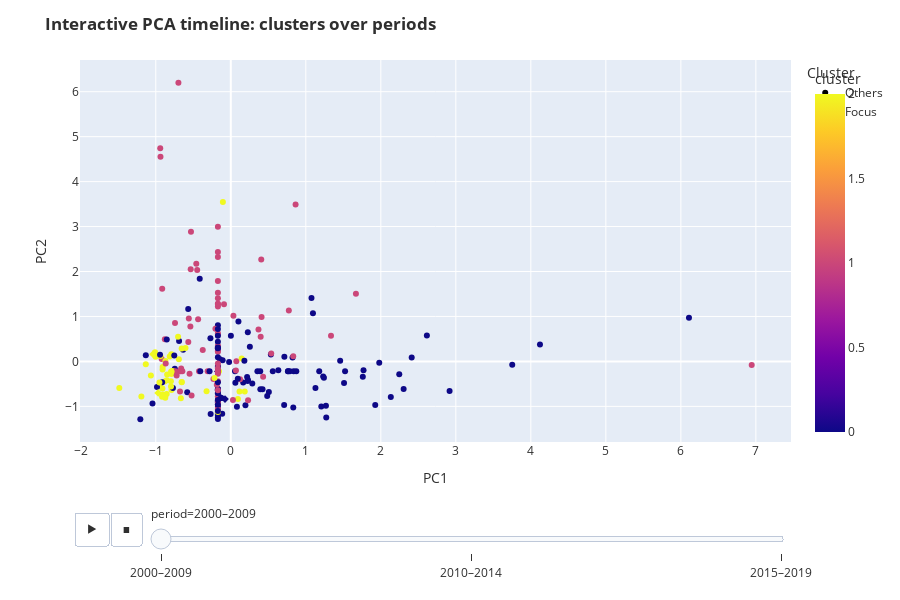

The notebook cell saved with this chart:
### Markdown cell above
# Section 6 — Interactive PCA Timeline (Markdown)

An animated PCA using your Task-1 plotdata: slider = period, hover = country details, color = cluster. This connects membership and attribute views into a single exploratory tool.

Block 8 — Animated PCA timeline

### Code cell
# ===== Block 8: PCA timeline (from plotdata) =====

# Build a concatenated frame with a "period" column and tidy hover fields
frames = []
for p,_ in PERIODS:
    pdf = plotdata[p].copy()
    pdf["period"] = p
    # ensure we have PC1/PC2, otherwise fall back to any two numeric dims
    if "PC1" not in pdf.columns or "PC2" not in pdf.columns:
        nums = pdf.select_dtypes(include=np.number).columns.tolist()
        if "cluster" in nums: nums.remove("cluster")
        if len(nums) >= 2:
            pdf = pdf.rename(columns={nums[0]:"PC1", nums[1]:"PC2"})
        else:
            raise ValueError(f"{p}: cannot find 2D coordinates for PCA plot.")
    frames.append(pdf[["Country_Name","cluster","PC1","PC2","period"]])
Z_all = pd.concat(frames, ignore_index=True)

# Focus highlight for India, China, Germany
Z_all["focus"] = np.where(Z_all["Country_Name"].isin(["India","China","Germany"]), "Focus", "Others")

fig_pca = px.scatter(
    Z_all, x="PC1", y="PC2",
    color="cluster", symbol="focus",
    animation_frame="period", hover_name="Country_Name",
    hover_data={"cluster":True, "PC1":":.2f","PC2":":.2f","focus":True},
    height=600
)
fig_pca.update_layout(
    title="<b>Interactive PCA timeline: clusters over periods</b>",
    font=dict(size=12, color=NEUTRAL),
    paper_bgcolor="white",
    legend_title_text="Cluster"
)
fig_pca.write_html(f"{OUTDIR}/pca_timeline.html")
fig_pca

### Figure 1 — Plotly figure (JSON) as saved in the notebook; plotly's stock layout.template omitted (floating-point values rounded to 4 significant figures; data arrays with more than 128 entries replaced by an {"elided": "..."} marker saying what was removed)
{"data": [{"customdata": {"elided": "256x2 mixed values"}, "hovertemplate": "<b>%{hovertext}</b><br><br>focus=%{customdata[1]}<br>period=2000–2009<br>PC1=%{x:.2f}<br>PC2=%{y:.2f}<br>cluster=%{marker.color}<extra></extra>", "hovertext": {"elided": "256 str values"}, "legendgroup": "Others", "marker": {"color": {"elided": "256 int values"}, "coloraxis": "coloraxis", "symbol": "circle"}, "mode": "markers", "name": "Others", "orientation": "v", "showlegend": true, "type": "scatter", "x": {"elided": "256 float values"}, "xaxis": "x", "y": {"elided": "256 float values"}, "yaxis": "y"}, {"customdata": [[2, "Focus"], [2, "Focus"], [0, "Focus"]], "hovertemplate": "<b>%{hovertext}</b><br><br>focus=%{customdata[1]}<br>period=2000–2009<br>PC1=%{x:.2f}<br>PC2=%{y:.2f}<br>cluster=%{marker.color}<extra></extra>", "hovertext": ["China", "Germany", "India"], "legendgroup": "Focus", "marker": {"color": [2, 2, 0], "coloraxis": "coloraxis", "symbol": "diamond"}, "mode": "markers", "name": "Focus", "orientation": "v", "showlegend": true, "type": "scatter", "x": [-0.9682, -1.037, -0.07723], "xaxis": "x", "y": [-0.7003, 0.1605, -0.8378], "yaxis": "y"}], "layout": {"coloraxis": {"colorbar": {"title": {"text": "cluster"}}, "colorscale": [[0, "#0d0887"], [0.1111, "#46039f"], [0.2222, "#7201a8"], [0.3333, "#9c179e"], [0.4444, "#bd3786"], [0.5556, "#d8576b"], [0.6667, "#ed7953"], [0.7778, "#fb9f3a"], [0.8889, "#fdca26"], [1, "#f0f921"]]}, "font": {"color": "#2f2f2f", "size": 12}, "height": 600, "legend": {"title": {"text": "Cluster"}, "tracegroupgap": 0}, "margin": {"t": 60}, "paper_bgcolor": "white", "sliders": [{"active": 0, "currentvalue": {"prefix": "period="}, "len": 0.9, "pad": {"b": 10, "t": 60}, "steps": [{"args": [["2000–2009"], {"frame": {"duration": 0, "redraw": false}, "fromcurrent": true, "mode": "immediate", "transition": {"duration": 0, "easing": "linear"}}], "label": "2000–2009", "method": "animate"}, {"args": [["2010–2014"], {"frame": {"duration": 0, "redraw": false}, "fromcurrent": true, "mode": "immediate", "transition": {"duration": 0, "easing": "linear"}}], "label": "2010–2014", "method": "animate"}, {"args": [["2015–2019"], {"frame": {"duration": 0, "redraw": false}, "fromcurrent": true, "mode": "immediate", "transition": {"duration": 0, "easing": "linear"}}], "label": "2015–2019", "method": "animate"}], "x": 0.1, "xanchor": "left", "y": 0, "yanchor": "top"}], "title": {"text": "<b>Interactive PCA timeline: clusters over periods</b>"}, "updatemenus": [{"buttons": [{"args": [null, {"frame": {"duration": 500, "redraw": false}, "fromcurrent": true, "mode": "immediate", "transition": {"duration": 500, "easing": "linear"}}], "label": "&#9654;", "method": "animate"}, {"args": [[null], {"frame": {"duration": 0, "redraw": false}, "fromcurrent": true, "mode": "immediate", "transition": {"duration": 0, "easing": "linear"}}], "label": "&#9724;", "method": "animate"}], "direction": "left", "pad": {"r": 10, "t": 70}, "showactive": false, "type": "buttons", "x": 0.1, "xanchor": "right", "y": 0, "yanchor": "top"}], "xaxis": {"anchor": "y", "domain": [0, 1], "title": {"text": "PC1"}}, "yaxis": {"anchor": "x", "domain": [0, 1], "title": {"text": "PC2"}}}}
